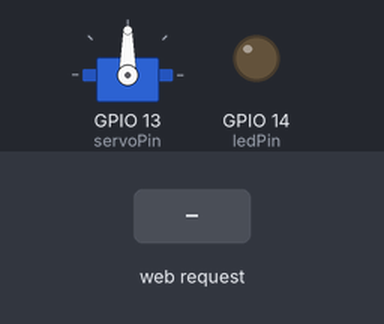
A sketch run on a simulated ESP32. Shown: servo, output pins drawn as LEDs (lit = HIGH). The test bench sets the inputs (shaded band). WiFi joins after 1.5 s; servers stay silent unless stated; what the sketch prints to the serial monitor is not drawn.

Above: at 2.7 s.
2.8 s: HTTP request GET /servo/0 received
At 3.3 s:
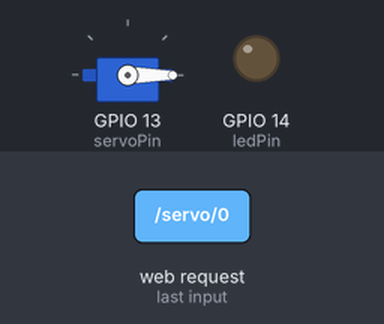
4.3 s: HTTP request GET /servo/180 received
At 5.5 s:
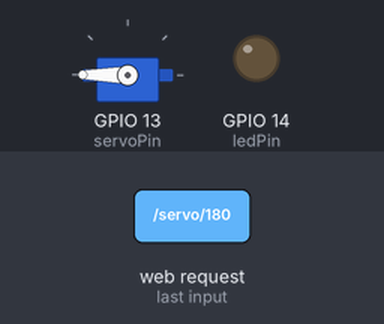
5.8 s: HTTP request GET /led/encender received
At 6.7 s:
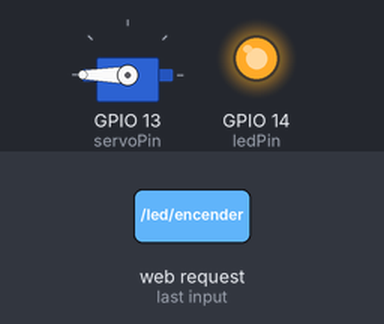
7.3 s: HTTP request GET /servo/90 received
At 7.9 s:
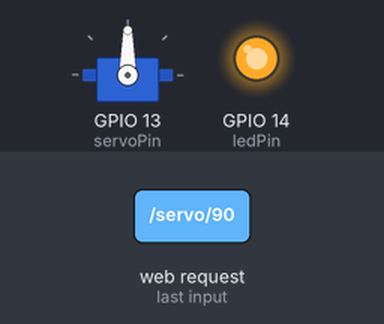
8.8 s: HTTP request GET /servo/0 received
At 10.0 s:
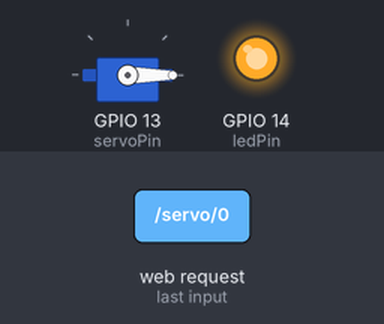
10.3 s: HTTP request GET /led/apagar received
At 11.4 s:
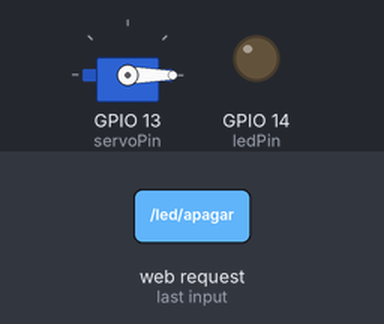
Timing chart, 0 to 12.8 s (numbered marks = the images above; inputs shaded):
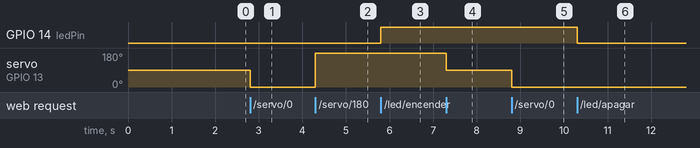

The sketch:

prueba_servomotor.ino
```cpp
#include <WiFi.h>
#include <WebServer.h>
#include <ESP32Servo.h>
#include <DHT.h>
#define DHTPIN 15
#define DHTTYPE DHT11

//Configuracion de la red wifi
const char* ssid = "INFINITUMFAAF"; //nombre de la red
const char* password = "TywfmwWX9M";

Servo servo; //servomotor

//iniciamos el sensor de temperatura
DHT dht(DHTPIN,DHTTYPE);

//configuracion para el servo
int servoPin = 13;
int ledPin = 14;

//configuracion sensor temperatura
float temperatura;
float humedad;
float indice;

//puerto a utilizar
WebServer server(80);

//pagina html
const char paginahtml[] PROGMEM =  R"rawliteral(
<!DOCTYPE html>
<html>
<head>
    <title>ESP32 Web Server</title>
    <meta name="viewport" content="width=device-width, initial-scale=1">
    <style>
        body { font-family: Arial, sans-serif; text-align: center; }
        h1 { color: #007BFF; }
        button { padding: 10px; font-size: 20px; }
    </style>
</head>
<body>
    <h1>ESP32 Web Server</h1>
    <p>ESP32 funcionando como servidor web.</p>
    <p>Control Servomotor</p>
    <button onclick="fetch('/servo/0')">0</button>
    <button onclick="fetch('/servo/90')">90</button>
    <button onclick="fetch('/servo/180')">180</button>
    <p>Control Led</p>
    <button onclick="fetch('/led/encender')">Encender</button>
    <button onclick="fetch('/led/apagar')">Apagar</button>
</body>
</html>
)rawliteral";

//funciones para las peticiones
void root(){
  server.send(200,"text/html",paginahtml);
}

//Funcion para encender LED
void encenderLed(){
digitalWrite(ledPin,HIGH);
server.send(200,"text/plain","LED encendido");
}

//Funcion para apagar LED
void apagarLed(){
digitalWrite(ledPin,LOW);
server.send(200,"text/plain","LED apagado");
}

//Funcion para girar el servo a 0°
void girarCero(){
servo.write(0);
delay(600);
server.send(200,"text/plain","Giro de 0");
}

//Funcion para girar el servo a 90°
void girarNoventa(){
servo.write(90);
delay(600);
//servo.write(0);
//delay(600);
server.send(200,"text/plain","Giro de 90");
}

//Funcion para girar el servo a 180°
void girarCientoOchenta(){
servo.write(180);
delay(600);
//servo.write(0);
//delay(600);
server.send(200,"text/plain","Giro de 180");
}

//retorna valor de temperatura
void medirTemperatura(){
temperatura = dht.readTemperature();
}

void setup() {
  Serial.begin(115200);

  //Conectamos a la red wifi
  WiFi.begin(ssid,password);
  Serial.print("Conectando a la red...");

  while(WiFi.status() != WL_CONNECTED){
    delay(500);
    Serial.print(".");
    }
//  Mostramos la IP asignada
   Serial.print("\nConectado a la red");
   Serial.print("Dirección IP: ");
   Serial.print(WiFi.localIP());

  //Rutas del servidor
  server.on("/",root);
  server.on("/servo/0",girarCero);
  server.on("/servo/90",girarNoventa);
  server.on("/servo/180",girarCientoOchenta);
  server.on("/led/encender",encenderLed);
  server.on("/led/apagar",apagarLed);

  // Configurar el pin del LED como salida
  pinMode(ledPin, OUTPUT);

  //Iniciar el servidor
  server.begin();

  //configuramos el servo como entrada
  servo.attach(servoPin);

  //Inciamos el sensor de temperatura
  dht.begin();
}

void loop() {
server.handleClient();
}
```

Measured:
- after the input at 2.8 s, servo on GPIO 13 (servoPin): 90° → 0° at once
- after the input at 4.3 s, servo on GPIO 13 (servoPin): 0° → 180° at once
- after the input at 5.8 s, GPIO 14 (ledPin): LOW → HIGH at once
- after the input at 7.3 s, servo on GPIO 13 (servoPin): 180° → 90° at once
- after the input at 8.8 s, servo on GPIO 13 (servoPin): 90° → 0° at once
- after the input at 10.3 s, GPIO 14 (ledPin): HIGH → LOW at once
